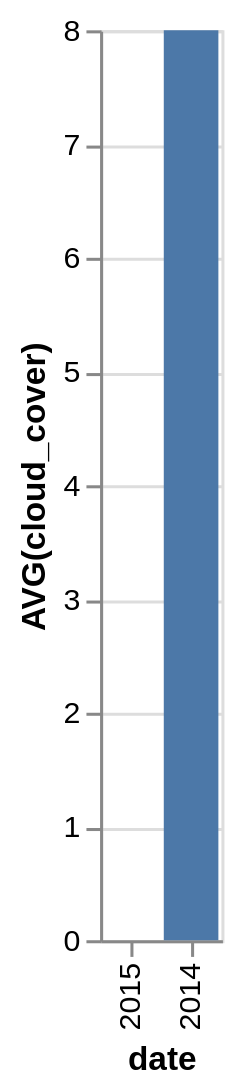

Express this chart as Vega-Lite.
### Vega-Lite specification from a JSON file in a GitHub repository (floating-point values rounded to 4 significant figures)
{"data": {"values": [{"x_data": "2015", "y_data": 0}, {"x_data": "2014", "y_data": 8}]}, "mark": "bar", "encoding": {"x": {"field": "x_data", "type": "nominal", "title": "date", "sort": {"op": "sum", "field": "y_data", "order": "ascending"}}, "y": {"field": "y_data", "type": "quantitative", "title": "AVG(cloud_cover)"}}}
